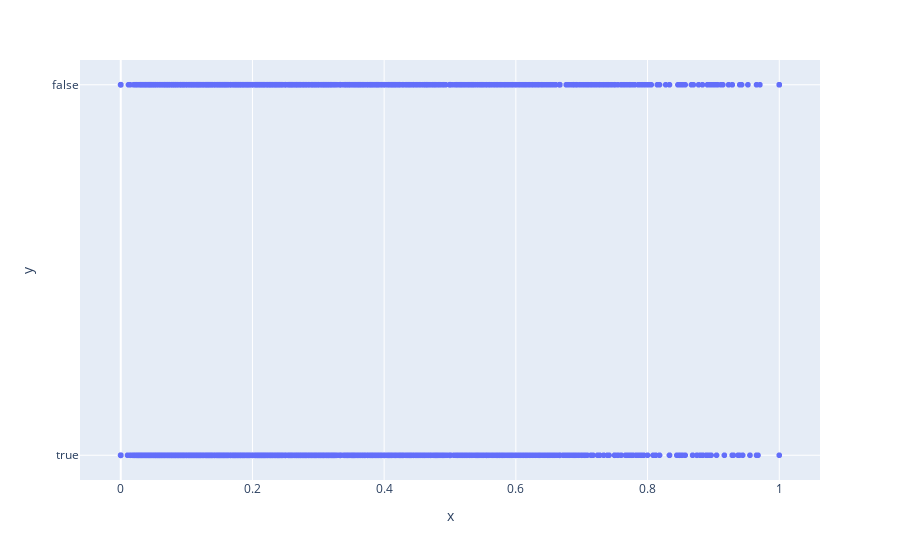

Notebook cell for this chart:
### Code cell
import matplotlib.pyplot as plt
import plotly.express as px
import plotly.graph_objects as go
from plotly.subplots import make_subplots
recall_at_5 = a[0][1]
print(recall_at_5)

indexes_to_remove = [index for index, value in enumerate(WERs) if value > 1]

# Remove the values greater than 1
WERs = [value for index, value in enumerate(WERs) if index not in indexes_to_remove]
recall_at_5 = [value for index, value in enumerate(recall_at_5) if index not in indexes_to_remove]
#fig = px.scatter(x=WERs, y=recall_at_5)
fig.show()
x_new = np.linspace(0, 1, 50)
logreg_x = np.array(WERs)[:,np.newaxis]
logreg_y = np.array(recall_at_5).astype(int)
logreg = LogisticRegression()
logreg.fit(logreg_x, logreg_y)
y_new = logreg.predict_proba(x_new[:,None])
fig = make_subplots(specs=[[{"secondary_y": True}]])
trace = go.Scatter(x_new, y_new[:,1])

fig.add_trace(trace1)
# plt.xlabel('Per-sample WER')
# plt.ylabel('Per-sample recall')
# plt.title('Speech to Image R@5 vs. per-sample WER, Whisper+CLIP, locnarr')
# plt.savefig('sss.jpg')

### Figure 1 — Plotly figure (JSON) as saved in the notebook; plotly's stock layout.template omitted (floating-point values rounded to 4 significant figures; data arrays with more than 128 entries replaced by an {"elided": "..."} marker saying what was removed)
{"data": [{"hovertemplate": "x=%{x}<br>y=%{y}<extra></extra>", "legendgroup": "", "marker": {"color": "#636efa", "symbol": "circle"}, "mode": "markers", "name": "", "showlegend": false, "type": "scattergl", "x": {"elided": "8542 float values"}, "xaxis": "x", "y": {"elided": "8542 bool values"}, "yaxis": "y"}], "layout": {"legend": {"tracegroupgap": 0}, "margin": {"t": 60}, "xaxis": {"anchor": "y", "domain": [0, 1], "title": {"text": "x"}}, "yaxis": {"anchor": "x", "domain": [0, 1], "title": {"text": "y"}}}}
